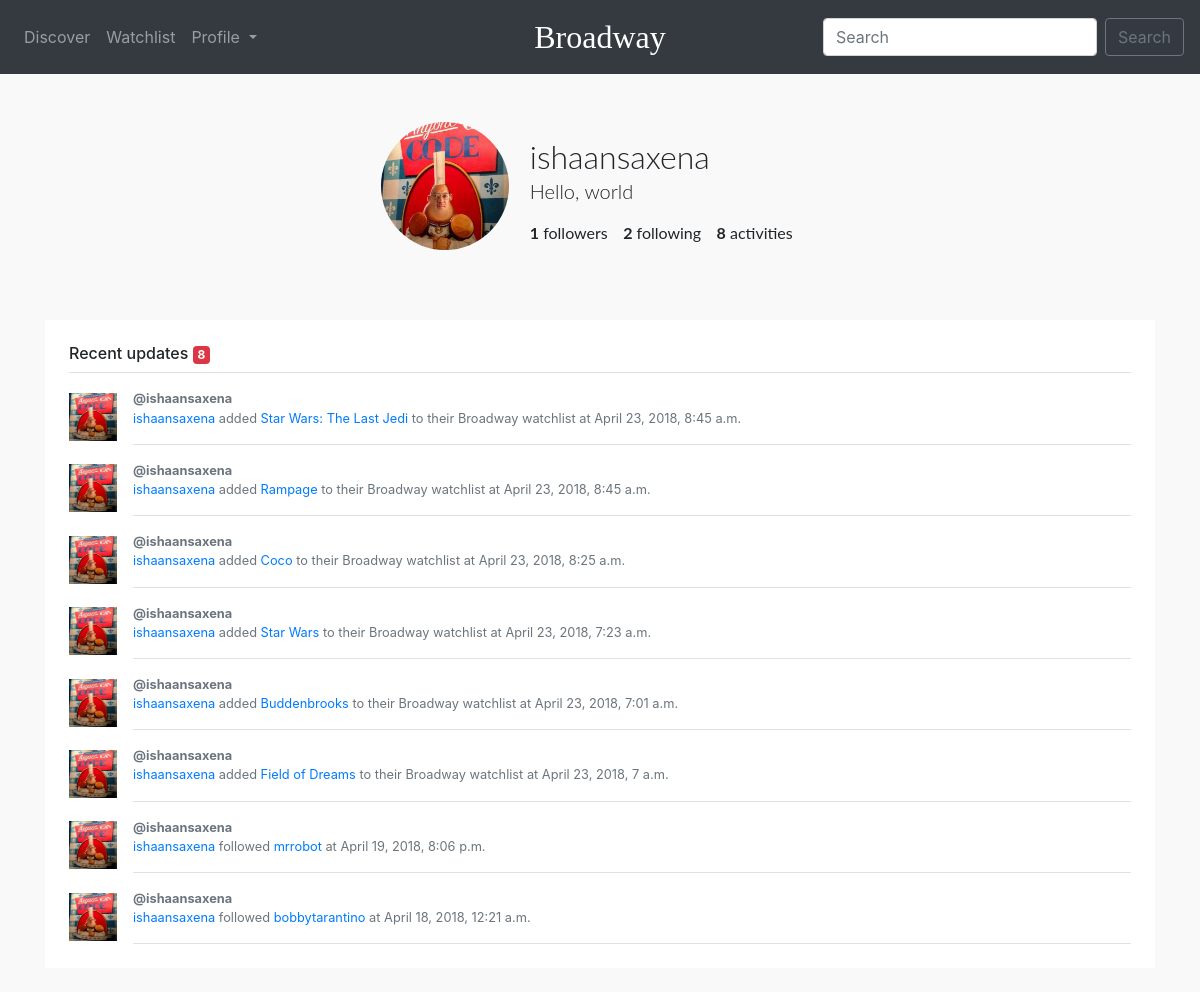
Page /u/ (signed in) on the earlier database version.
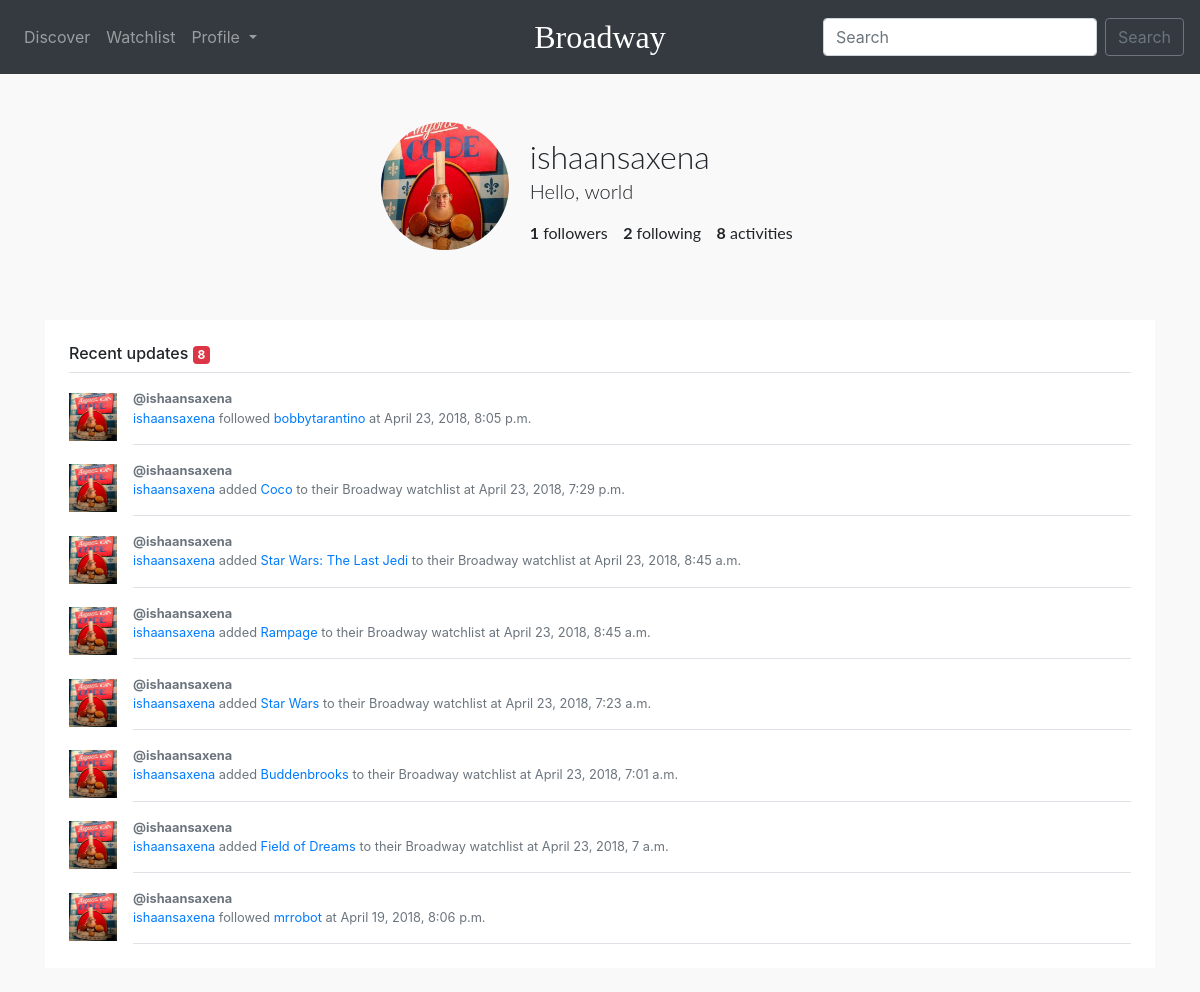
Same page on the later database version.
### user/models.py (models this page shows, shortened)
class Profile(models.Model):
    user = models.OneToOneField(User, on_delete=models.CASCADE)
    bio = models.TextField(max_length=512, blank=True)
    birth_date = models.DateField(null=True, blank=True)
    name = models.CharField(max_length=32, blank=True)
    profile_picture = models.ImageField(
        upload_to='static/assets/user_images/',
        default='static/assets/user_images/default.png',
        blank=True
    )
    created_at = models.DateTimeField(
        auto_now_add=True
    )
    followers = models.IntegerField(default=0)
    following = models.IntegerField(default=0)
    def __str__(self):
        return self.user.username

class Activity(models.Model):
    activity_type = models.CharField(max_length=50)
    main_user = models.ForeignKey(
        Profile,
        on_delete=models.CASCADE,
        related_name="main_user",
        null=True
    )
    movie = models.ForeignKey(
        main.models.Movie,
        on_delete=models.CASCADE,
        related_name="added",
        null=True,
        blank=True
    )
    activity_user = models.ForeignKey(
        Profile,
        on_delete=models.CASCADE,
        related_name="activity_user",
        null=True,
        blank=True
    )
    created_at = models.DateTimeField(
        auto_now_add=True
    )

### main/models.py (models this page shows, shortened)
class Movie(models.Model):
    movie_id = models.IntegerField(null=True)
    title = models.CharField(max_length=100, null=True)
    overview = models.TextField(null=True)
    release_date = models.DateField(null=True)
    poster = models.SlugField(
        blank=True
    )

### user/views.py (the view)
# urls.py: path('', views.profile, name='profile'),
@login_required
def profile(request):
    user_profile = Profile.objects.get(user=request.user)
    activities = Activity.objects.filter(main_user=user_profile).order_by('-created_at')
    context = {
        'profile': user_profile,
        'activities': activities,
    }
    return render(request, 'user/profile.html', context)

### templates/user/profile.html (shortened to what this page needs)
{% extends "base.html" %}
{% load static %}
{% block assets %}
<link rel="stylesheet" href="{% static 'css/profile.css' %}">
{% endblock %}
{% block content %}
    <div class="my-4 p-4 box-shadow profile-outer">
        <div class="profile profile-picture">
            <img src="/{{ profile.profile_picture }}">
        </div>
        <div class="profile profile-data">
            <h1 class="username">{{user.username}}</h1>
            <p class="data-outer">
                {{ profile.bio }}
            </p>
            <p class="data-outer">
                <span class="data"><span class="interactions">{{ profile.followers }}</span> followers</span>
                <span class="data"><span class="interactions">{{ profile.following }}</span> following</span>
                <span class="data"><span class="interactions">{{ activities.count }}</span> activities</span>
            </p>
        </div>
    </div>
    <div class="my-4 p-4 bg-white box-shadow">
        <h6 class="border-bottom border-gray pb-2 mb-0">
            Recent updates
            <span class="badge badge-danger">{{ activities|length }}</span>
        </h6>
        {% for activity in activities %}
            <div class="media text-muted pt-3">
                <img src="/{{ activity.main_user.profile_picture }}" alt="" class="mr-3 align-self-center profile-picture">
                <p class="media-body pb-3 mb-0 small lh-125 border-bottom border-gray">
                    <strong class="d-block text-gray-dark">@{{ activity.main_user }}</strong>
                    {% if activity.movie %}
                        <a href="/u/{{ activity.main_user }}">{{ activity.main_user }}</a>
                        {{ activity.activity_type }}
                        <a href="/m/{{ activity.movie.movie_id }}">{{ activity.movie.title }}</a>
                        to their Broadway watchlist at {{ activity.created_at }}
                    {% else %}
                        <a href="/u/{{ activity.main_user }}">{{ activity.main_user }}</a>
                        {{ activity.activity_type }}
                        <a href="/u/{{ activity.activity_user }}">{% if activity.activity_user.user == request.user %}you{% else %}{{ activity.activity_user }}{% endif %}</a>
                        at {{ activity.created_at }}
                    {% endif %}
                </p>
            </div>
        {% endfor %}
    </div>
{% endblock %}

### templates/base.html (shortened to what this page needs)
{% load static %}
<!DOCTYPE html>
<html lang="en">
    <head>
        <link rel="stylesheet" href="{% static 'css/bootstrap.css' %}">
        <link rel="stylesheet" href="{% static 'css/main.css' %}">
        <link rel="stylesheet" href="https://use.fontawesome.com/releases/v5.0.10/css/all.css">
        {% block assets %}
        {% endblock %}
    </head>
    <body class="{% if not user.is_authenticated %}text-center{% endif %}">
        {% if user.is_authenticated %}
            <nav class="navbar navbar-expand-md navbar-dark bg-dark sticky-top">
                <div class="navbar-collapse collapse w-100 order-1 order-md-0 dual-collapse2">
                    <ul class="navbar-nav">
                        <li class="nav-item ">
                            <a class="nav-link" href="{% url 'discover' %}">Discover</a>
                        </li>
                        <li class="nav-item">
                            <a class="nav-link" href="{% url 'watchlist' %}">Watchlist</a>
                        </li>
                        <li class="nav-item dropdown">
                            <a class="nav-link dropdown-toggle" href="#" id="profileDropdown" data-toggle="dropdown" aria-haspopup="true" aria-expanded="false">
                                Profile
                            </a>
                        </li>
                    </ul>
                </div>
                <div class="mx-auto order-0">
                    <a class="navbar-brand mx-auto" href="{% url 'index' %}">Broadway</a>
                </div>
                <div class="navbar-collapse collapse w-100 order-3 dual-collapse2">
                    <form class="form-inline my-2 my-lg-0">
                        <input class="form-control mr-sm-2 search-field" type="search" placeholder="Search" aria-label="Search">
                        <span class="btn btn-outline-secondary btn-search my-2 my-sm-0">Search</span>
                    </form>
                </div>
            </nav>
        {% endif %}
        <main class="container" role="main">
            {% block content %}
            {% endblock %}
        </main>
    </body>
</html>

### static/css/main.css (style rules this page uses)
html { -moz-osx-font-smoothing:grayscale;-webkit-font-smoothing:antialiased;text-rendering:optimizeLegibility;-webkit-font-feature-settings:"kern";-moz-font-feature-settings:"kern";font-feature-settings:"kern";-webkit-perspective:1000 }
body { background:#F9F9F9 }
.navbar-brand { font-family:"Playfair Display";font-weight:100;font-size:2rem }

### static/css/profile.css (style rules this page uses)
.profile-outer { text-align: center; vertical-align: middle; }
.profile { display: inline-table; vertical-align: top; height: auto; position: relative; }
.profile.profile-picture img { -o-object-fit: cover; object-fit: cover; height: 8rem; width: 8rem; display: block; position: relative; border-radius: 50%; }
.profile.profile-data { margin: 1rem; font-family: "Lato", sans-serif; text-align: left; }
.profile.profile-data .username { margin: 0; padding: 0; font-weight: 300; font-size: 2rem; }
.profile.profile-data .data-outer { margin: 0 0 10px 0; font-weight: 300; font-size: 1.25rem; }
.profile.profile-data .data { margin: 0 10px 0 0; font-weight: 400; font-size: 1rem; }
.profile.profile-data .data .interactions { font-weight: bolder; }
.profile-picture { width: 3rem; height: 3rem; }

Differences in the rows shown:
removed Activity: main_user.profile_picture (picture), main_user "ishaansaxena", activity_type "added", movie "Coco", created_at "April 23, 2018, 8:25 a.m."
removed Activity: main_user.profile_picture (picture), main_user "ishaansaxena", activity_type "followed", activity_user "bobbytarantino", created_at "April 18, 2018, 12:21 a.m."
added Activity: main_user.profile_picture (picture), main_user "ishaansaxena", activity_type "followed", activity_user "bobbytarantino", created_at "April 23, 2018, 8:05 p.m."
added Activity: main_user.profile_picture (picture), main_user "ishaansaxena", activity_type "added", movie "Coco", created_at "April 23, 2018, 7:29 p.m."
